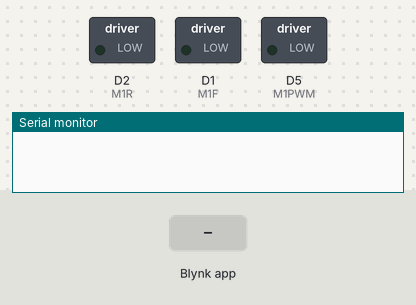
The sketch below on a simulated ESP8266 (NodeMCU). Parts: switched loads named in the sketch (green lamp = pin HIGH), the last lines printed to the serial monitor. The test bench sets the inputs (shaded band). WiFi joins after 1.5 s; servers stay silent unless stated.

Above: at 3.0 s.
3.1 s: Blynk app writes 1 to V1
At 3.6 s:
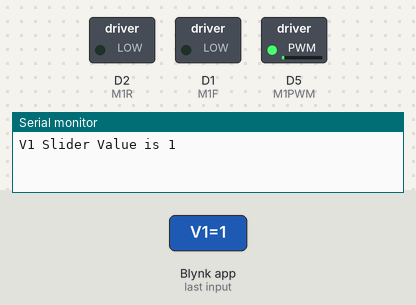
4.6 s: Blynk app writes 200 to V1
At 6.0 s:
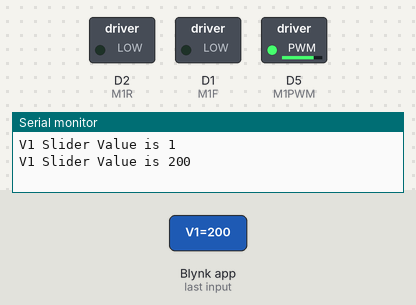
Timing chart, 0 to 7.6 s (numbered marks = the images above; inputs shaded):
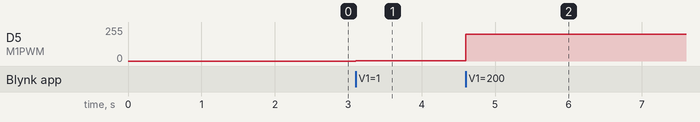

Measured:
- after the input at 3.1 s, D5 (M1PWM): 0/255 → 1/255 at once
- after the input at 4.6 s, D5 (M1PWM): 1/255 → 200/255 at once

The sketch:

_WHEEL_CONTROL.ino
```cpp
#define BLYNK_PRINT Serial

#define BLYNK_TEMPLATE_ID "TMPL3oaotcwxp"
#define BLYNK_TEMPLATE_NAME "Pesticide robot"
#define BLYNK_AUTH_TOKEN "Ci5CGTZwutcRMRbqfO7sKtk3RWfRbK-V"

#include <ESP8266WiFi.h>
#include <BlynkSimpleEsp8266.h>

char auth[] = BLYNK_AUTH_TOKEN;

char ssid[] = "Aakash's S22";  // type your wifi name
char pass[] = "12345678";  // type your wifi password

int M1PWM = D5;
int M1F = D1; //GPIO5
int M1R = D2; //GPIO4


int pinValue1;
int pinValue2;

BLYNK_WRITE(V1)
{
  int pinValue1 = param.asInt();
  analogWrite(M1PWM,pinValue1);
  Blynk.virtualWrite(V1,pinValue1);
  Serial.print("V1 Slider Value is ");
  Serial.println(pinValue1);
}


void setup(){
  pinMode(M1PWM, OUTPUT);

  pinMode(M1F, OUTPUT);
  pinMode(M1R, OUTPUT);
  Serial.begin(9600);
  Blynk.begin(auth,ssid,pass);

}

void loop(){
  Blynk.run();

}
```
